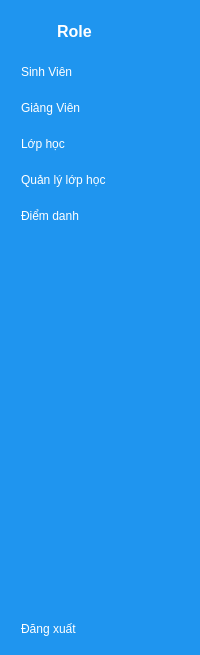
     <widget class="QWidget" name="icon_name_widget" native="true">
      <property name="styleSheet">
       <string notr="true">QWidget{
	background-color: rgb(31, 149, 239);
	color:white;
}
QPushButton{
 	color : white;
	text-align : left;
	height : 30px;
	border :none;
	padding-left:10px;
	border-top-left-radius:10px;
	border-bottom-left-radius:10px;
}
QPushButton:checked {
	background-color:#F5FAFE;
	color:#1F95EF;
	font-weight:bold;
}</string>
      </property>
      <layout class="QVBoxLayout" name="verticalLayout_3">
       <item>
        <layout class="QHBoxLayout" name="horizontalLayout_2">
         <property name="rightMargin">
          <number>20</number>
         </property>
         <item>
          <widget class="QLabel" name="label_2">
           <property name="minimumSize">
            <size>
             <width>40</width>
             <height>40</height>
            </size>
           </property>
           <property name="maximumSize">
            <size>
             <width>40</width>
             <height>40</height>
            </size>
           </property>
           <property name="text">
            <string/>
           </property>
           <property name="pixmap">
            <pixmap resource="resources.qrc">:/image/logo_admin.png</pixmap>
           </property>
           <property name="scaledContents">
            <bool>true</bool>
           </property>
          </widget>
         </item>
         <item>
          <widget class="QLabel" name="role_app">
           <property name="font">
            <font>
             <pointsize>12</pointsize>
             <weight>75</weight>
             <bold>true</bold>
            </font>
           </property>
           <property name="text">
            <string>Role</string>
           </property>
          </widget>
         </item>
        </layout>
       </item>
       <item>
        <layout class="QVBoxLayout" name="verticalLayout_2">
         <item>
          <widget class="QPushButton" name="sinhVien_2">
           <property name="font">
            <font>
             <pointsize>9</pointsize>
            </font>
           </property>
           <property name="text">
            <string>Sinh Viên</string>
           </property>
           <property name="icon">
            <iconset resource="resources.qrc">
             <normaloff>:/image/sinhVien.png</normaloff>
             <normalon>:/image/sinhVien2.png</normalon>:/image/sinhVien.png</iconset>
           </property>
           <property name="iconSize">
            <size>
             <width>25</width>
             <height>25</height>
            </size>
           </property>
           <property name="checkable">
            <bool>true</bool>
           </property>
           <property name="autoExclusive">
            <bool>true</bool>
           </property>
          </widget>
         </item>
         <item>
          <widget class="QPushButton" name="giangVien_2">
           <property name="font">
            <font>
             <pointsize>9</pointsize>
            </font>
           </property>
           <property name="text">
            <string>Giảng Viên</string>
           </property>
           <property name="icon">
            <iconset resource="resources.qrc">
             <normaloff>:/image/profile_white.png</normaloff>
             <normalon>:/image/profile.png</normalon>:/image/profile_white.png</iconset>
           </property>
           <property name="iconSize">
            <size>
             <width>20</width>
             <height>20</height>
            </size>
           </property>
           <property name="checkable">
            <bool>true</bool>
           </property>
           <property name="autoExclusive">
            <bool>true</bool>
           </property>
          </widget>
         </item>
         <item>
          <widget class="QPushButton" name="lopHoc_2">
           <property name="font">
            <font>
             <pointsize>9</pointsize>
            </font>
           </property>
           <property name="text">
            <string>Lớp học</string>
           </property>
           <property name="icon">
            <iconset resource="resources.qrc">
             <normaloff>:/image/lopHoc.png</normaloff>
             <normalon>:/image/lopHoc2.png</normalon>:/image/lopHoc.png</iconset>
           </property>
           <property name="iconSize">
            <size>
             <width>25</width>
             <height>25</height>
            </size>
           </property>
           <property name="checkable">
            <bool>true</bool>
           </property>
           <property name="autoExclusive">
            <bool>true</bool>
           </property>
          </widget>
         </item>
         <item>
          <widget class="QPushButton" name="quanLyLopHoc_2">
           <property name="font">
            <font>
             <pointsize>9</pointsize>
            </font>
           </property>
           <property name="text">
            <string>Quản lý lớp học</string>
           </property>
           <property name="icon">
            <iconset resource="resources.qrc">
             <normaloff>:/image/qlyLopHoc.png</normaloff>
             <normalon>:/image/qlyLopHoc2.png</normalon>:/image/qlyLopHoc.png</iconset>
           </property>
           <property name="iconSize">
            <size>
             <width>25</width>
             <height>25</height>
            </size>
           </property>
           <property name="checkable">
            <bool>true</bool>
           </property>
           <property name="autoExclusive">
            <bool>true</bool>
           </property>
          </widget>
         </item>
         <item>
          <widget class="QPushButton" name="diemDanh_2">
           <property name="font">
            <font>
             <pointsize>9</pointsize>
            </font>
           </property>
           <property name="text">
            <string>Điểm danh</string>
           </property>
           <property name="icon">
            <iconset resource="resources.qrc">
             <normaloff>:/image/diemDanh.png</normaloff>
             <normalon>:/image/diemDanh2.png</normalon>:/image/diemDanh.png</iconset>
           </property>
           <property name="iconSize">
            <size>
             <width>25</width>
             <height>25</height>
            </size>
           </property>
           <property name="checkable">
            <bool>true</bool>
           </property>
           <property name="autoExclusive">
            <bool>true</bool>
           </property>
          </widget>
         </item>
        </layout>
       </item>
       <item>
        <spacer name="verticalSpacer_2">
         <property name="orientation">
          <enum>Qt::Vertical</enum>
         </property>
         <property name="sizeHint" stdset="0">
          <size>
           <width>20</width>
           <height>377</height>
          </size>
         </property>
        </spacer>
       </item>
       <item>
        <widget class="QPushButton" name="dangXuat_2">
         <property name="text">
          <string>Đăng xuất</string>
         </property>
         <property name="icon">
          <iconset resource="resources.qrc">
           <normaloff>:/image/log_out_white.png</normaloff>:/image/log_out_white.png</iconset>
         </property>
         <property name="checkable">
          <bool>true</bool>
         </property>
        </widget>
       </item>
      </layout>
     </widget>
